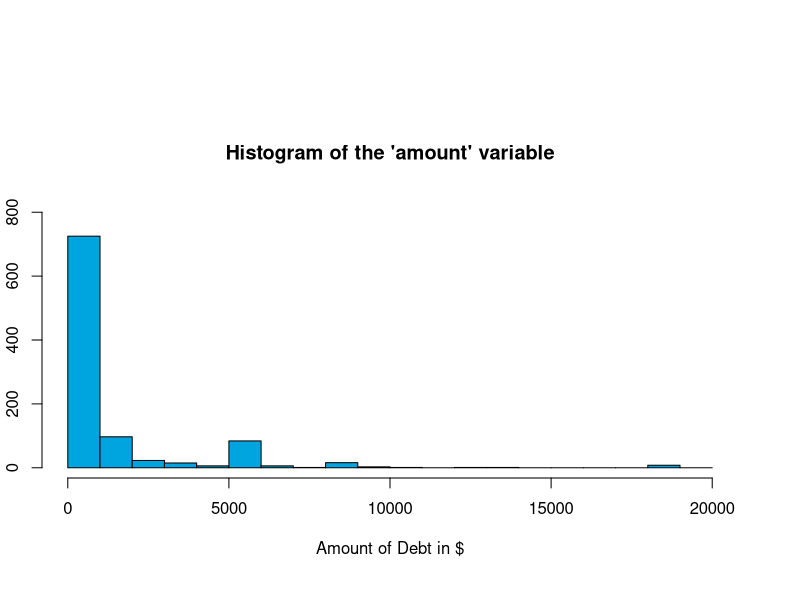
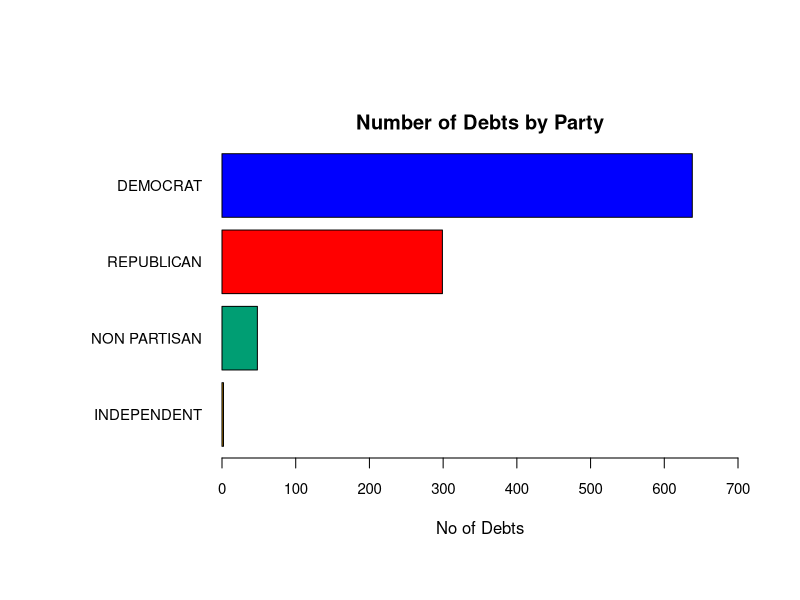
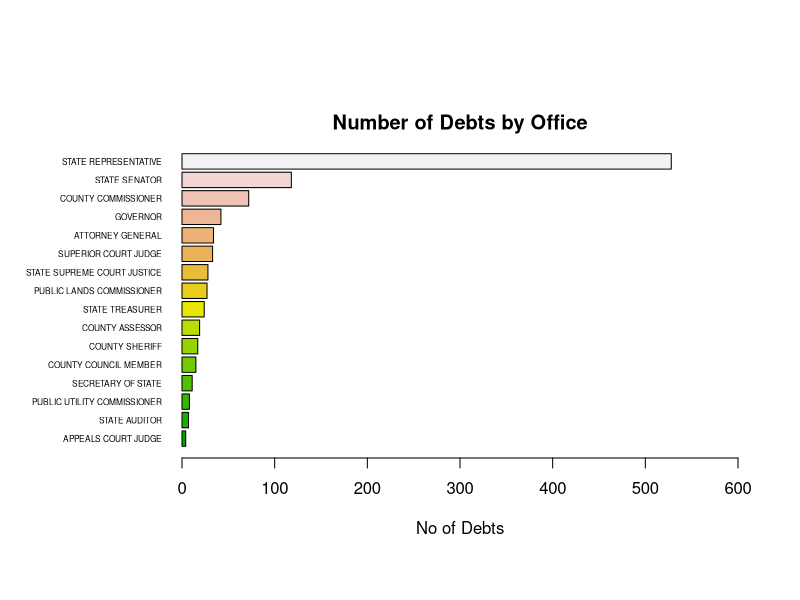
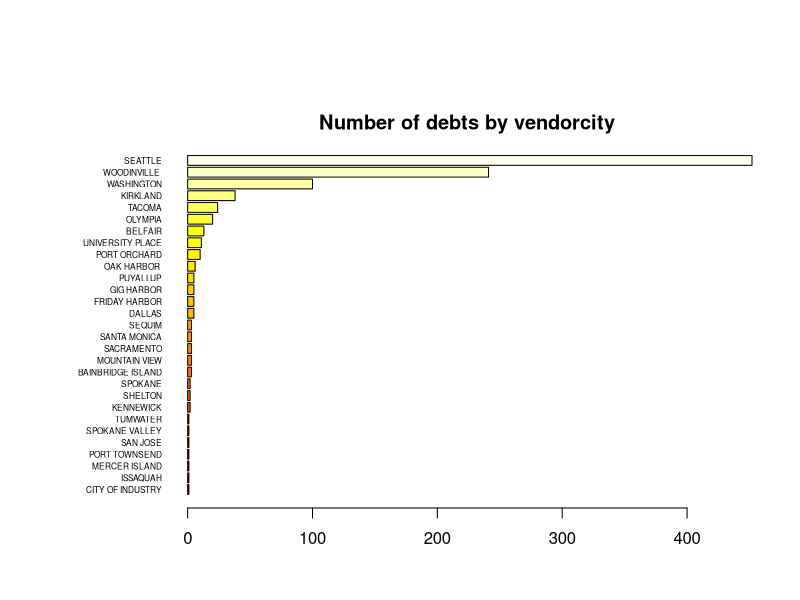
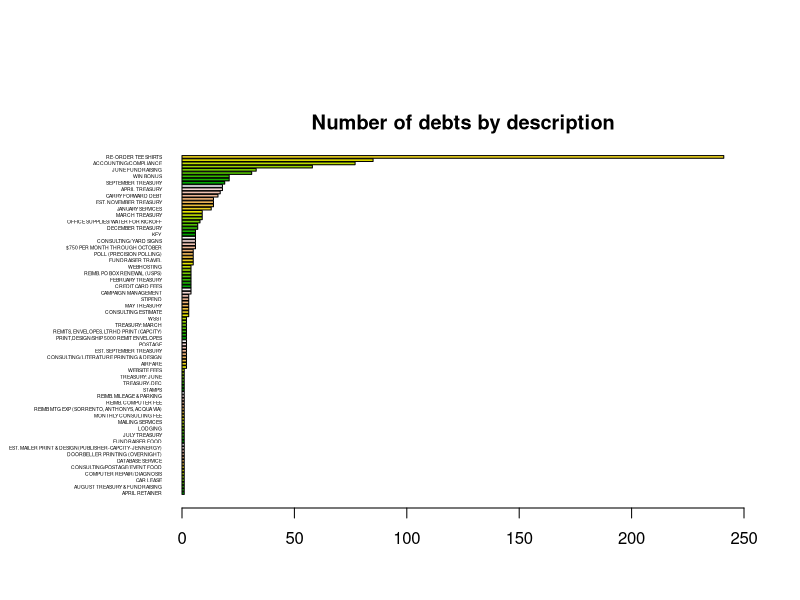
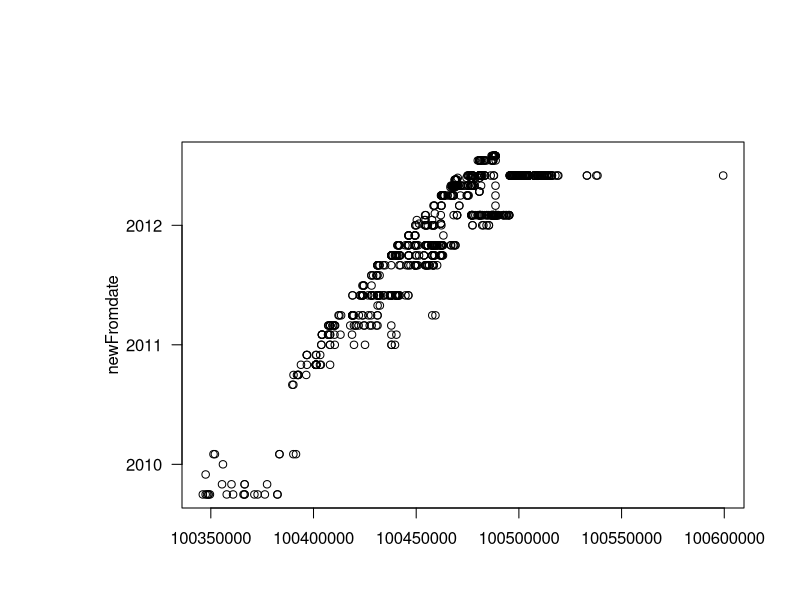
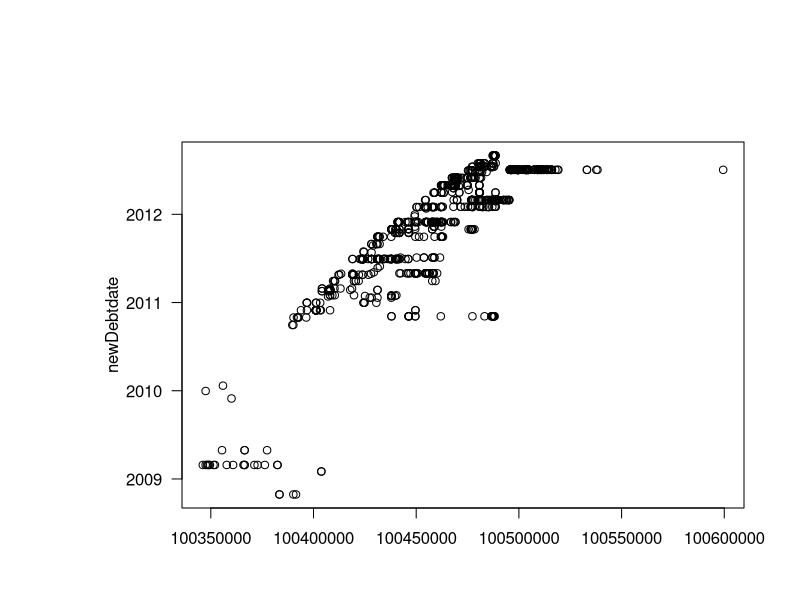
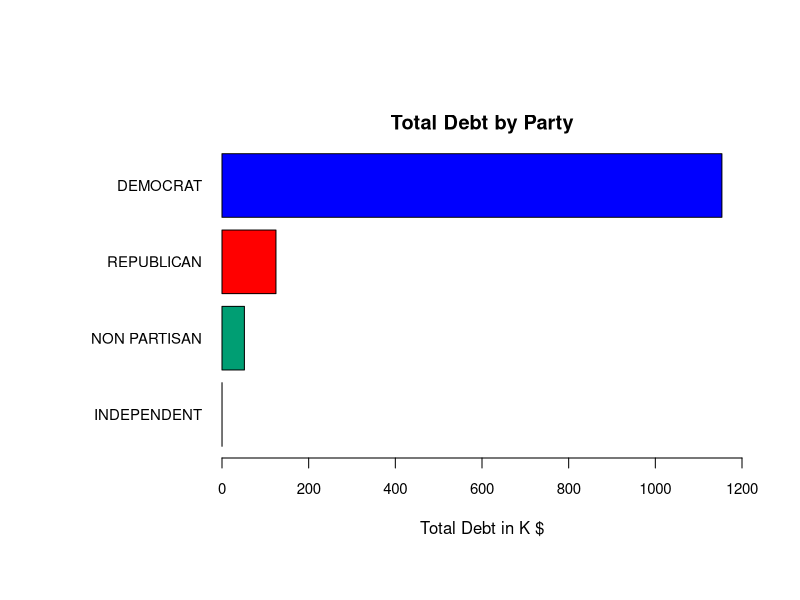

Write R code to recreate these figures, in order.
## ---- chunk 1
knitr::opts_chunk$set(echo = TRUE)
## ---- chunk 2
#setwd("~/Desktop/UCB_DataScience/Statistics/stats-lab-assgn")
#getwd() 
#install.packages("car")
#install.packages("ggplot2")

library(car)
library(ggplot2)
par(oma= c(2,1,5,2) + 0.1) #Sets outside margins : b, l, t, r 
par(mar = c(4,1,5,1)) #Sets plot margins
cdebt_original = data.frame(read.csv("CandidateDebt.csv"))
str(cdebt_original)
## ---- chunk 3
length(cdebt_original$reportnumber) - length(unique(cdebt_original$reportnumber))
length(unique(cdebt_original$filername)) - length(sort(unique(paste(cdebt_original$lastname, cdebt_original$firstname, cdebt_original$middleinitial)))) #shared lastname: FARRELL, JOHNSON, LADENBURG, MORRIS, THOMAS
length(unique(cdebt_original$reportnumber)) / length(unique(cdebt_original$filerid))
length(unique(cdebt_original$filerid)) - length(unique(cdebt_original$filername))
## ---- chunk 4
cdebt_revised = data.frame(read.csv("CandidateDebt_Fixed.csv", stringsAsFactors = T, na.strings=c(NA,"NA","#N/A" ,"", " ")))
str(cdebt_revised)
## ---- chunk 5
cdebt_revised = subset(cdebt_revised, !is.na(amount))
length(cdebt_original$amount) - length(cdebt_revised$amount)
## ---- chunk 6
#summary(cdebt_revised)
c("legislativedistrict ", 1 - length(na.omit(cdebt_revised$legislativedistrict)) / length(cdebt_revised$legislativedistrict))
1 - length(na.omit(cdebt_revised$position)) / length(cdebt_revised$position)
1 - length(na.omit(cdebt_revised$jurisdictioncounty)) / length(cdebt_revised$jurisdictioncounty)
1 - length(na.omit(cdebt_revised$code)) / length(cdebt_revised$code)
1 - length(na.omit(cdebt_revised$description)) / length(cdebt_revised$description)
1 - length(na.omit(cdebt_revised$vendoraddress)) / length(cdebt_revised$vendoraddress)
1 - length(na.omit(cdebt_revised$vendorcity)) / length(cdebt_revised$vendorcity)
1 - length(na.omit(cdebt_revised$vendorstate)) / length(cdebt_revised$vendorstate)
## ---- chunk 7
cdebt_revised$thrudate = as.Date(cdebt_revised$thrudate, "%m/%d/%Y")
summary(cdebt_revised$thrudate)
newFromdate = as.Date(cdebt_revised$fromdate, "%m/%d/%Y") + 365.25 * 2000 - 15
newThrudate = as.Date(cdebt_revised$thrudate, "%m/%d/%Y") + 365.25 * 2000 - 15
newDebtdate = as.Date(cdebt_revised$debtdate, "%m/%d/%Y") + 365.25 * 2000 - 15
summary(newThrudate)
## ---- chunk 8
summary(cdebt_revised$origin)
summary(cdebt_revised$filertype)
summary(cdebt_revised$recordtype)
## ---- chunk 9
summary(cdebt_revised$electionyear)
## ---- chunk 10
amount = cdebt_revised$amount
summary(amount)
hist(cdebt_revised$amount, breaks = seq(0, 20000, by = 1000), main = "Histogram of the 'amount' variable",  border="black", col="#00A5DF", xlab = "Amount of Debt in $" ,ylab="No of Debts", ylim = c(0, 800))

## ---- chunk 11

party <- table(cdebt_revised$party)
length(cdebt_revised$party)
summary(cdebt_revised$party)

#Sets outside margins : b, l, t, r 
par(las=1, mar=c(5,10,2,1))

colorPalette <- c("#E69F00", "#009E73", "#FF0000", "#0000FF")
# I , N , R , D

barplot(party[order(party)], horiz = TRUE , las = 1, main ="Number of Debts by Party" , xlab="No of Debts" ,cex.axis = .9 ,cex.names= 0.9 , col = colorPalette , xlim = c(0, 700))

## ---- chunk 12

length(cdebt_revised$office)
summary(cdebt_revised$office)

office <- table(cdebt_revised$office)
#Sets plot margins : b, l, t, r 
par(las=1, mar=c(5,8,2, 1))

barplot(office[order(office)], horiz = TRUE , las = 1, main ="Number of Debts by Office", xlab="No of Debts" ,cex.names=0.5 , col = terrain.colors(16),xlim = c(0, 600)) 

## ---- chunk 13

#length(cdebt_revised$vendorcity)
#str(cdebt_revised$vendorcity)
#summary(cdebt_revised$vendorstate)

count_Seattle = subset(cdebt_revised, vendorcity == "SEATTLE")
count_cities = subset(cdebt_revised, !is.na(vendorcity))
(share_Seattle = length(count_Seattle$vendorcity) / length(count_cities$vendorcity))

vendorcity <- table(cdebt_revised$vendorcity)
#Sets plot margins : b, l, t, r 
par(las=1, mar=c(2.5,8,2, 0.3))

barplot(vendorcity[order(vendorcity)], horiz = TRUE , las = 1, main ="Number of debts by vendorcity", xlab="Number of debts" ,cex.names=0.5 , col = heat.colors(29)) 


## ---- chunk 14
#length(cdebt_revised$description)
#summary(cdebt_revised$description)
description <- table(cdebt_revised$description)

#Sets plot margins : b, l, t, r 
par(las=1, mar=c(2.5,8,2, 0.7))

barplot(description[order(description)], horiz = TRUE , las = 1, main ="Number of debts by description", xlab="Number of debts" ,cex.names=0.3 , col = terrain.colors(16) , xlim = c(0, 250) , width = 10) 

#qplot(cdebt_revised$description , ylab="Number of debts", geom="bar", fill="Nature of the debt") + scale_x_discrete(label=function(x) abbreviate(x, minlength=7)) + coord_flip()
#theme(axis.text.y=element_text(angle=90,hjust=1,vjust=0)) 

#ggplot(data=cdebt_revised, aes(x=description)) + geom_bar(stat="identity")

# [Divya to myself] Set axis till end
# spacing between plots 

## ---- chunk 15
(length(cdebt_revised$reportnumber) - length(unique(cdebt_revised$reportnumber)))
## ---- chunk 16
#with(cdebt_revised, plot(reportnumber, amount))
#with(cdebt_revised, plot(fromdate, amount))
#with(cdebt_revised, plot(thrudate, amount))
#with(cdebt_revised, plot(debtdate, amount))

# Divya to Jason : As date variables have new names, just modified the names for the plots 
# Divya to Jason : This is what u r trying to say i believe . Increase in the no of debts as we progress thru the years. Any of the below 2 graphs should help you. 

plot(cdebt_revised$reportnumber, newFromdate)
plot(cdebt_revised$reportnumber, newDebtdate)

#Divya to Jason : You can ignore below 3 plots i guess

#plot(newFromdate, amount)
#plot(newThrudate, amount)
#plot(newDebtdate, amount)

## ---- chunk 17
amount_sum_party = tapply(cdebt_revised$amount, cdebt_revised$party, FUN=sum )
(amount_sumK_party = amount_sum_party/1000)
## ---- chunk 18
par(las=1, mar=c(5,10,2,0.8))

colorTAPalette <- c( "#E69F00", "#009E73","#FF0000","#0000FF")
# N , I , D , R

barplot(amount_sumK_party[order(amount_sumK_party)], horiz = TRUE , las = 1, main ="Total Debt by Party" , xlab="Total Debt in K $" ,cex.axis = .9 ,cex.names= 0.9 , col = colorTAPalette , xlim = c(0, 1200))

## ---- chunk 19

#Sets outside margins : b, l, t, r 
par(las=1, mar=c(5,10,2,0.8))

colorMAPalette <- c( "#E69F00", "#FF0000","#009E73","#0000FF")
# I , N , R , D

(amount_means_party = by(cdebt_revised$amount, cdebt_revised$party,  mean))

barplot(amount_means_party[order(amount_means_party)], horiz = TRUE , las = 1, main ="Mean Debt by Party" , xlab="Mean Debt in $" ,cex.axis = .9 ,cex.names= 0.9 , col = colorMAPalette, xlim = c(0, 2000)) 

## ---- chunk 20

#Sets outside margins : b, l, t, r 
par(las=1, mar=c(5,10,2,0.3))

colorBAPalette <- c("#0000FF", "#E69F00", "#009E73", "#FF0000" )
# D , R , N , I <==> D , N , I , R

boxplot(cdebt_revised$amount ~ party,  horizontal = TRUE ,data = cdebt_revised, cex.axis = .6, log='x',
main = " Debt distirbution by party", col = colorBAPalette)

#ggplot(cdebt_revised, aes(x=cdebt_revised$party, y=cdebt_revised$was_office)) + geom_boxplot(outlier.colour="red")

## ---- chunk 21
amount_sum_office = tapply(cdebt_revised$amount, cdebt_revised$office, FUN=sum )
(amount_sumK_office = amount_sum_office/1000)

#Sets outside margins : b, l, t, r 
par(las=1, mar=c(5,10,2,0.8))

barplot(amount_sumK_office[order(amount_sumK_office)], horiz = TRUE , las = 1, main ="Total Debt by Office" , xlab="Total Debt in K $" ,cex.axis = .8 ,cex.names= 0.6 , col = terrain.colors(16) , xlim = c(0, 800))
## ---- chunk 22

#Sets outside margins : b, l, t, r 
par(las=1, mar=c(5,10,6,0.8))

(amount_means_office = by(cdebt_revised$amount, cdebt_revised$office,  mean, na.rm = TRUE))

barplot(amount_means_office[order(amount_means_office)], horiz = TRUE , las = 1, main ="Mean Debt by Office" , xlab="Mean Debt in $" ,cex.axis = .9 ,cex.names= 0.5 , col = terrain.colors(16), xlim = c(0, 4000)) 

## ---- chunk 23

#Sets outside margins : b, l, t, r 
par(las=1, mar=c(3,10,2,0.3))

boxplot(cdebt_revised$amount ~ office, data = cdebt_revised, cex.axis = .6, log='x', horizontal = TRUE ,
main = "Amount wrt to 'office' Variable" , las=2 , col = "#DDA266")

#ggplot(cdebt_revised, aes(x=cdebt_revised$amount, y=cdebt_revised$was_office)) + geom_boxplot(outlier.colour="red")

## ---- chunk 24
summary(cdebt_revised$amount)
## ---- chunk 25

#Sets outside margins : b, l, t, r 
par(las=1, mar=c(3,10,2,0.3))

boxplot(cdebt_revised$amount ~ description, data = cdebt_revised, cex.axis = .6, log='x', horizontal = TRUE ,
main = " Debt distirbution wrt to Description" , las=2 , col = "#009E73")

#ggplot(cdebt_revised, aes(x=cdebt_revised$amount, y=cdebt_revised$was_office)) + geom_boxplot(outlier.colour="red")

## ---- chunk 26

#Sets outside margins : b, l, t, r 
par(las=1, mar=c(3,10,2,0.3))

amount_office_party <- aggregate(x = cdebt_revised$amount, by = cdebt_revised[c("office", "party")], FUN = mean, na.rm=TRUE)
amount_office_party

ggplot(data=amount_office_party, aes(x=party, y=x, fill=office)) +
    geom_bar(stat="identity", position=position_dodge())

